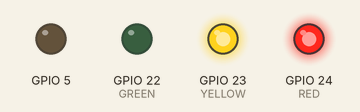
A program run on a simulated Raspberry Pi (BCM pin numbers). Parts: output pins drawn as LEDs (lit = HIGH). Random numbers come from a fixed seed.

Above: at 0.1 s.
At 5.1 s:
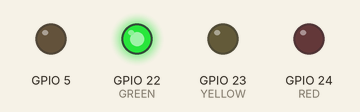
At 9.1 s:
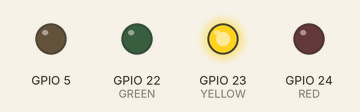
At 16.1 s:
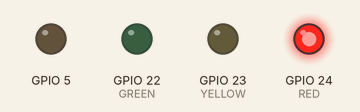
At 20.1 s:
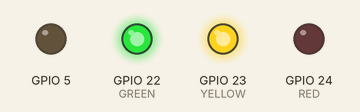
At 28.1 s:
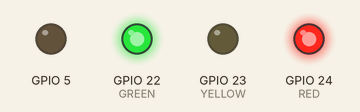
Timing chart, 0 to 40.0 s (numbered marks = the images above):
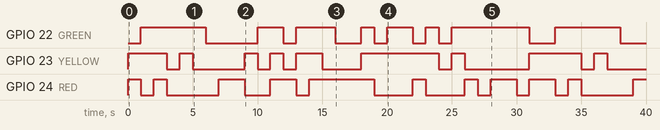

The program:

blinkenlights.py
```python
#!/usr/bin/env python3
import RPi.GPIO as IO
import os
from time import sleep
from datetime import datetime
import numpy as np

IO.setmode(IO.BCM)

RED = 24
YELLOW = 23
GREEN = 22
BUTTON = 25
BUZZER = 5
outputs = [RED, YELLOW, GREEN, BUZZER]

#set all outputs to be outputs
for output in outputs:
    IO.setup(output,IO.OUT)

IO.setup(BUTTON,IO.IN,pull_up_down=IO.PUD_UP)

IO.output(RED,0)
IO.output(YELLOW,0)
IO.output(GREEN,0)

loop_size = 32
sub_array_size = 3
blinken = np.random.choice([0, 1], size=(loop_size, sub_array_size))
n = 0
try:
    while True:
        while n < loop_size:
            IO.output(RED, bool(blinken[n][0]))
            IO.output(YELLOW, bool(blinken[n][1]))
            IO.output(GREEN, bool(blinken[n][2]))
            sleep(1)
            n += 1
        n=0
except (KeyboardInterrupt):
    #By doing this we reset the GPIO Pins back to default.
    print("Quitting Program")
    IO.output(RED,0)
    IO.output(YELLOW,0)
    IO.output(GREEN,0)
    IO.cleanup()
```

Measured:
- by itself, GPIO 22 (GREEN): LOW → HIGH at 1.0 s, → LOW 5.0 s later, → HIGH 4.0 s later, → LOW 2.0 s later, … (16 changes in this stretch)
- by itself, GPIO 23 (YELLOW): LOW → HIGH at 0.00 s, → LOW 3.0 s later, → HIGH 1.0 s later, → LOW 1.0 s later, … (18 changes in this stretch)
- by itself, GPIO 24 (RED): LOW → HIGH at 0.00 s, → LOW 1.0 s later, → HIGH 1.0 s later, → LOW 1.0 s later, … (21 changes in this stretch)
